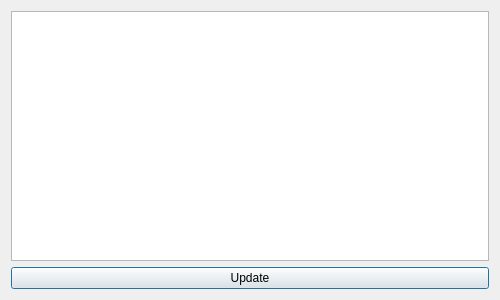
<?xml version="1.0" encoding="UTF-8"?>
<ui version="4.0">
 <class>ProjectOverview</class>
 <widget class="QDialog" name="ProjectOverview">
  <property name="windowModality">
   <enum>Qt::ApplicationModal</enum>
  </property>
  <property name="geometry">
   <rect>
    <x>0</x>
    <y>0</y>
    <width>500</width>
    <height>300</height>
   </rect>
  </property>
  <property name="sizePolicy">
   <sizepolicy hsizetype="Preferred" vsizetype="Preferred">
    <horstretch>0</horstretch>
    <verstretch>0</verstretch>
   </sizepolicy>
  </property>
  <property name="minimumSize">
   <size>
    <width>0</width>
    <height>0</height>
   </size>
  </property>
  <property name="maximumSize">
   <size>
    <width>16777215</width>
    <height>16777215</height>
   </size>
  </property>
  <property name="windowTitle">
   <string>Project overview</string>
  </property>
  <property name="windowIcon">
   <iconset resource="../calibrationtool_resources.qrc">
    <normaloff>:/images/resource-files/icons/XMALab-Icon.png</normaloff>:/images/resource-files/icons/XMALab-Icon.png</iconset>
  </property>
  <property name="modal">
   <bool>false</bool>
  </property>
  <layout class="QGridLayout" name="gridLayout_2">
   <item row="0" column="0">
    <widget class="QTreeWidget" name="treeWidget">
     <attribute name="headerVisible">
      <bool>false</bool>
     </attribute>
     <column>
      <property name="text">
       <string>New Column</string>
      </property>
     </column>
     <column>
      <property name="text">
       <string>New Column</string>
      </property>
     </column>
     <column>
      <property name="text">
       <string/>
      </property>
     </column>
    </widget>
   </item>
   <item row="1" column="0">
    <widget class="QPushButton" name="pushButton">
     <property name="text">
      <string>Update</string>
     </property>
    </widget>
   </item>
  </layout>
 </widget>
 <resources>
  <include location="../calibrationtool_resources.qrc"/>
 </resources>
 <connections/>
</ui>
